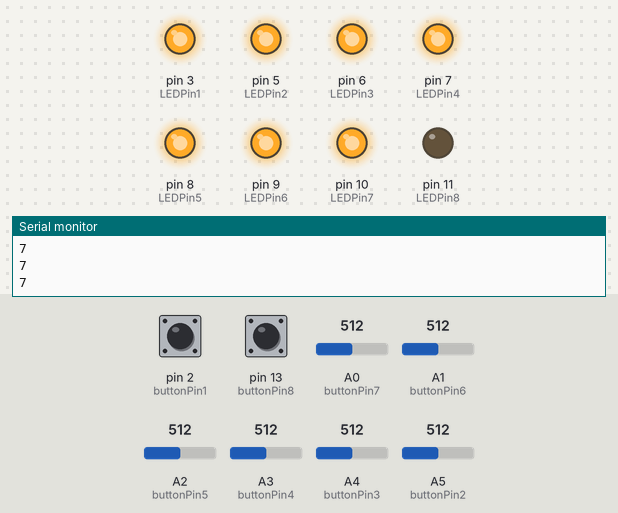
A sketch run on a simulated Arduino Uno, built with avr-gcc and run on an emulated ATmega328P. On the bench: output pins drawn as LEDs (lit = HIGH), the last lines printed to the serial monitor. The test bench sets the inputs (shaded band); at power-on: pin 13 (buttonPin8) LOW, pin 2 (buttonPin1) HIGH, A0 (buttonPin7) = 512, A1 (buttonPin6) = 512, A2 (buttonPin5) = 512, A3 (buttonPin4) = 512, A4 (buttonPin3) = 512, A5 (buttonPin2) = 512.

Above: at 1.2 s.
1.3 s: pin 13 (buttonPin8) pulled HIGH for 0.15 s
At 1.39 s:
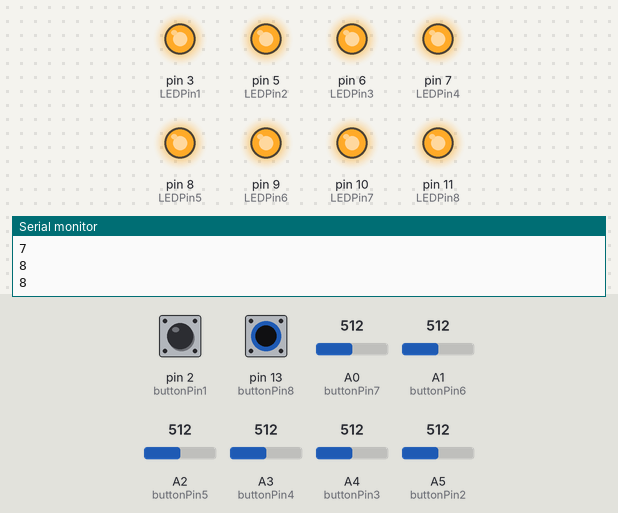
2.9 s: pin 2 (buttonPin1) pulled LOW for 0.15 s
At 3.02 s:
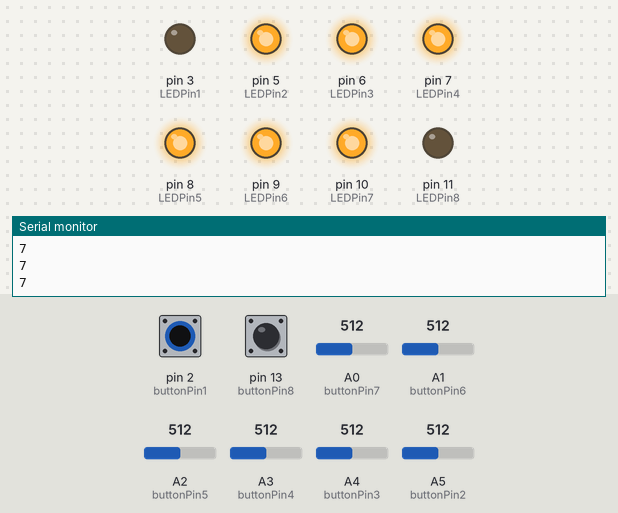
4.5 s: pin 2 (buttonPin1) pulled LOW for 3.2 s
At 8.0 s:
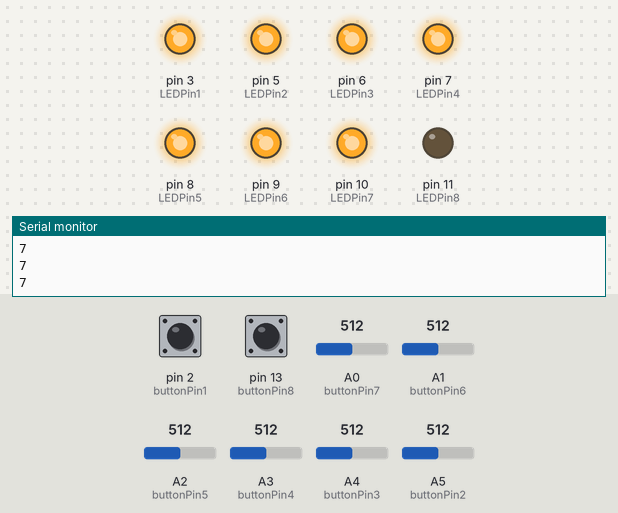
9.2 s: pin 13 (buttonPin8) pulled HIGH for 3.2 s
At 10.0 s:
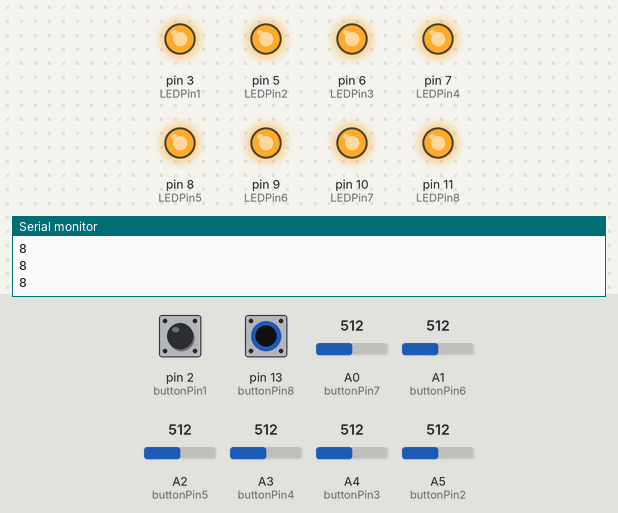
13.9 s: pin 2 (buttonPin1) driven LOW and pin 13 (buttonPin8) driven HIGH
At 14.9 s:
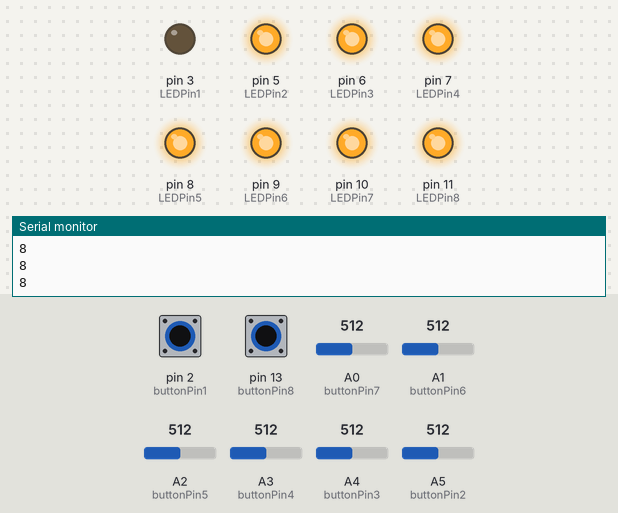
Timing chart, 0 to 16.4 s (numbered marks = the images above; inputs shaded):
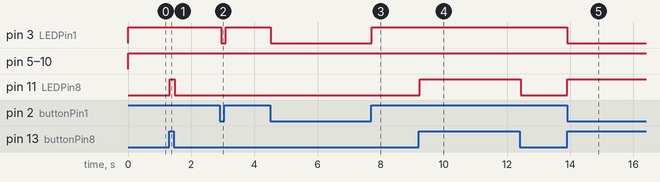

Measured:
- after the input at 1.3 s, pin 11 (LEDPin8): LOW → HIGH at once, → LOW 0.15 s later
- after the input at 2.9 s, pin 3 (LEDPin1): HIGH → LOW after 0.05 s, → HIGH 0.15 s later
- after the input at 4.5 s, pin 3 (LEDPin1): HIGH → LOW at once, → HIGH 3.2 s later
- after the input at 9.2 s, pin 11 (LEDPin8): LOW → HIGH at once, → LOW 3.2 s later
- after the input at 13.9 s, pin 3 (LEDPin1): HIGH → LOW at once; pin 11 (LEDPin8): LOW → HIGH at once

The sketch:

26_07_23.ino
```cpp
int buttonPin1 = 2;
int buttonPin2 = A5;
int buttonPin3 = A4;
int buttonPin4 = A3;
int buttonPin5 = A2;
int buttonPin6 = A1;
int buttonPin7 = A0;
int buttonPin8 = 13;

int LEDPin1  = 3;
int LEDPin2  = 5;
int LEDPin3  = 6;
int LEDPin4  = 7;
int LEDPin5  = 8;
int LEDPin6  = 9;
int LEDPin7  = 10;
int LEDPin8  = 11;

int arduinoValue = 0; // Set the initial value

void setup() {
  pinMode(buttonPin1, INPUT); // Set push button into input mode
  pinMode(LEDPin1, OUTPUT);

  pinMode(buttonPin2, INPUT); // Set push button into input mode
  pinMode(LEDPin2, OUTPUT);

  pinMode(buttonPin3, INPUT); // Set push button into input mode
  pinMode(LEDPin3, OUTPUT);

  pinMode(buttonPin4, INPUT); // Set push button into input mode
  pinMode(LEDPin4, OUTPUT);

  pinMode(buttonPin5, INPUT); // Set push button into input mode
  pinMode(LEDPin5, OUTPUT);

  pinMode(buttonPin6, INPUT); // Set push button into input mode
  pinMode(LEDPin6, OUTPUT);

  pinMode(buttonPin7, INPUT); // Set push button into input mode
  pinMode(LEDPin7, OUTPUT);

  pinMode(buttonPin8, INPUT); // Set push button into input mode
  pinMode(LEDPin8, OUTPUT);

  Serial.begin(115200); // Set the baud rate to match the C program
}

void loop() {

  int buttonState1 = digitalRead(buttonPin1);
  int buttonState2 = analogRead(buttonPin2);
  int buttonState3 = analogRead(buttonPin3);
  int buttonState4 = analogRead(buttonPin4);
  int buttonState5 = analogRead(buttonPin5);
  int buttonState6 = analogRead(buttonPin6);
  int buttonState7 = analogRead(buttonPin7);
  int buttonState8 = digitalRead(buttonPin8);


  if(buttonState1 == LOW)
  {
    digitalWrite(LEDPin1, LOW);  // turn the LED on (HIGH is the voltage level)
  }
  else
  {
    digitalWrite(LEDPin1, HIGH);  // turn the LED on (HIGH is the voltage level)
    arduinoValue = 1;
  }

    if(buttonState2 == 0)
    {
      digitalWrite(LEDPin2, LOW);  // turn the LED on (HIGH is the voltage level)
    }
  else
    {
      digitalWrite(LEDPin2, HIGH);   // turn the LED off by making the voltage LOW
      arduinoValue = 2;
    }

    if(buttonState3 == 0)
    {
      digitalWrite(LEDPin3, LOW);  // turn the LED on (HIGH is the voltage level)
    }
  else
    {
      digitalWrite(LEDPin3, HIGH);   // turn the LED off by making the voltage LOW
      arduinoValue = 3;
    }

    if(buttonState4 == 0)
    {
      digitalWrite(LEDPin4, LOW);  // turn the LED on (HIGH is the voltage level)
    }
  else
    {
      digitalWrite(LEDPin4, HIGH);   // turn the LED off by making the voltage LOW
      arduinoValue = 4;
    }

    if(buttonState5 == 0)
    {
      digitalWrite(LEDPin5, LOW);  // turn the LED on (HIGH is the voltage level)
    }
  else
    {
      digitalWrite(LEDPin5, HIGH);   // turn the LED off by making the voltage LOW
      arduinoValue = 5;
    }

    if(buttonState6 == 0)
    {
      digitalWrite(LEDPin6, LOW);  // turn the LED on (HIGH is the voltage level)
    }
  else
    {
      digitalWrite(LEDPin6, HIGH);   // turn the LED off by making the voltage LOW
      arduinoValue = 6;
    }

    if(buttonState7 == 0)
    {
      digitalWrite(LEDPin7, LOW);  // turn the LED on (HIGH is the voltage level)
    }
  else
    {
      digitalWrite(LEDPin7, HIGH);   // turn the LED off by making the voltage LOW
      arduinoValue = 7;
    }

  if(buttonState8 == HIGH)
    {
      digitalWrite(LEDPin8, HIGH);  // turn the LED on (HIGH is the voltage level)
      arduinoValue = 8;
    }
  else
    {
      digitalWrite(LEDPin8, LOW);  // turn the LED on (HIGH is the voltage level)
    }

    Serial.println(arduinoValue);  // Send the current value to the C program

    delay(50); // Adjust the delay as needed
}
```
